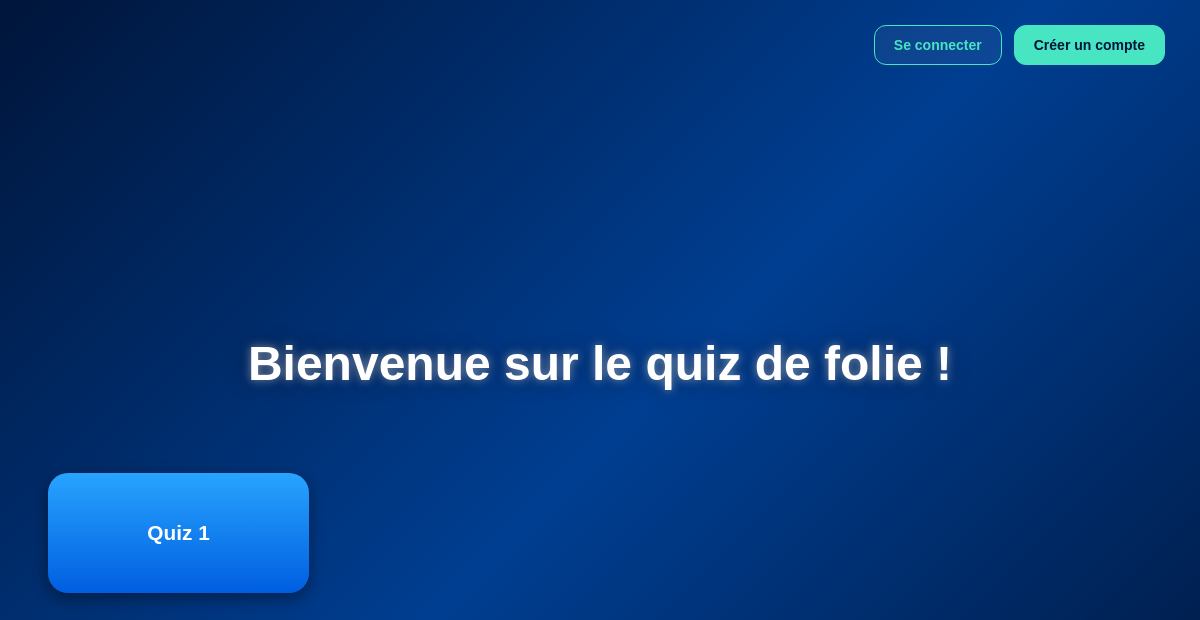
Before: / with the older database file.
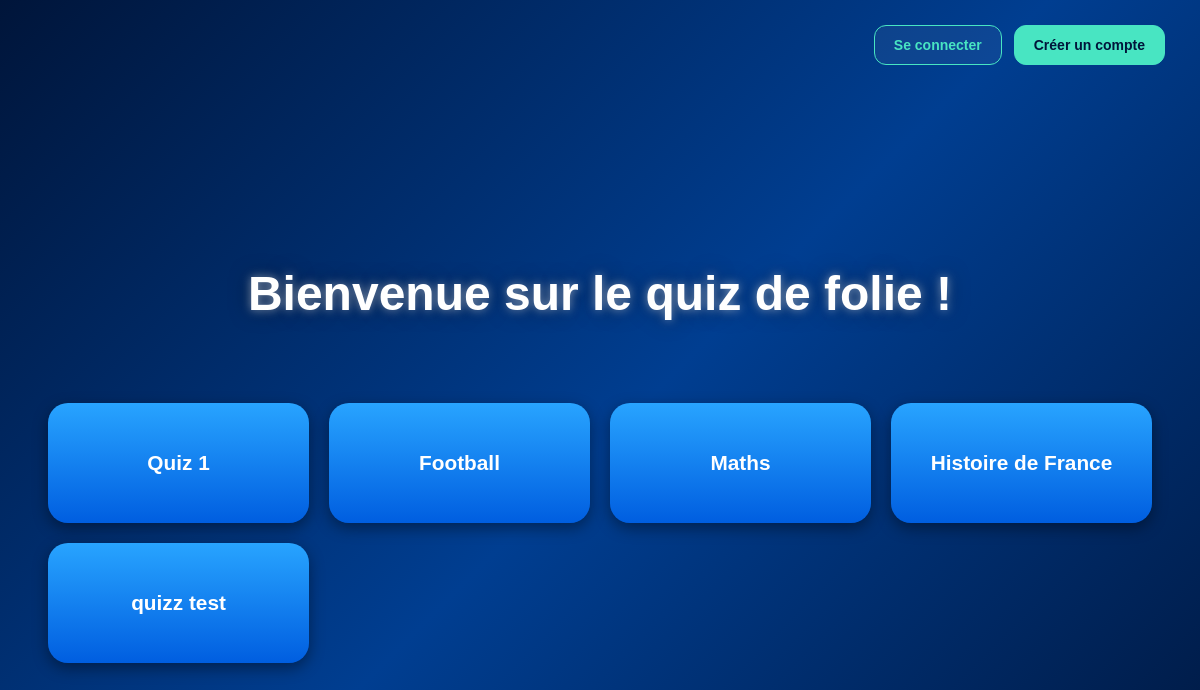
After: the same page with the newer database file.
### tables this page shows
CREATE TABLE Quiz
                           (
                               id
                               INTEGER
                               NOT
                               NULL
                               PRIMARY
                               KEY
                               AUTOINCREMENT,
                               titre
                               TEXT
                               NOT
                               NULL
                           );

### main.py (the view)
@app.route("/")
def index():
    quiz_liste = db.get_all_quiz()
    return render_template("index.html", quizzes=quiz_liste)

### basededonne.py (called while the page is built)
def get_sql_connection() -> sqlite3.Connection:
    conn = sqlite3.connect(BDD_CHEMIN)
    conn.execute("PRAGMA foreign_keys = ON;")
    return conn

def get_all_quiz() -> list[tuple[int, str]]:
    res = []
    try:
        with get_sql_connection() as connection_gaq:
            cursor_gaq = connection_gaq.cursor()
            cursor_gaq.execute("SELECT * FROM Quiz")
            quizzes = cursor_gaq.fetchall()
            for row in quizzes:
                res.append((row[0], row[1]))
    except sqlite3.Error as error:
        print(error)
    finally:
        connection_gaq.close()
    return res

### templates/index.html (shortened to what this page needs)
<!DOCTYPE html>
<html lang="fr">
<head>
    <link rel="stylesheet" href="../static/styles/index.css">
</head>
<body>
    <div class="quiz-home">
        <div class="top-nav">
            {% if session.get('username') %}
                <span class="user-welcome">
                    👤 {{ session['username'] }}
                    {% if session.get('isAdmin') %}
                        <span class="admin-badge">Admin</span>
                    {% endif %}
                </span>
                <a href="/historique/{{session['username']}}" class="history-link">
                📊 Mon historique
                </a>
                {% if session.get('isAdmin') %}
                    <a href="/creer_quiz" class="create-quiz-link">
                        Créer un quiz
                    </a>
                {% endif %}
                <a href="/logout" class="logout-link">
                    Déconnexion
                </a>
            {% else %}
                <a href="/login" class="login-link">
                    Se connecter
                </a>
                <a href="/cree" class="register-link">
                    Créer un compte
                </a>
            {% endif %}
        </div>
        <div class="Acceuil-zone">
            <h1 class="Acceuil">
                Bienvenue sur le quiz de folie !
            </h1>
        </div>
        <div class="start-zone">
            {% for quiz in quizzes %}
            <button class="start-quiz" id="{{ quiz[0] }}">{{ quiz[1] }}</button>
            {% endfor %}
        </div>
    </div>
</body>
</html>

### static/styles/index.css (style rules this page uses)
body { min-height: 100vh; font-family: Arial, Helvetica, sans-serif; background: linear-gradient( 135deg, #00153a, #003e91, #00153a ); color: white; }
.quiz-home { min-height: 100vh; display: flex; flex-direction: column; justify-content: center; align-items: center; padding: 40px; }
.top-nav { position: fixed; top: 25px; right: 35px; z-index: 1000; display: flex; align-items: center; gap: 12px; }
.top-nav a { text-decoration: none; font-weight: bold; font-size: 14px; padding: 11px 19px; border-radius: 12px; transition: all 0.25s ease; }
.login-link { color: #48e5c2; border: 1px solid #48e5c2; background: rgba(255,255,255,0.05); }
.register-link { color: #00153a; background: #48e5c2; border: 1px solid #48e5c2; }
.Acceuil-zone { text-align: center; margin-bottom: 50px; }
.Acceuil { font-size: 3rem; color: white; text-shadow: 0 0 10px rgba(255,255,255,0.5), 0 0 20px rgba(0,0,0,0.5); }
.start-zone { width: 100%; max-width: 1200px; display: grid; grid-template-columns: repeat(4, 1fr); gap: 20px; }
.start-quiz { height: 120px; border: none; border-radius: 20px; cursor: pointer; color: white; font-size: 1.3rem; font-weight: bold; background: linear-gradient( 180deg, #28a4ff, #005ee0 ); box-shadow: 0 5px 15px rgba(0,0,0,0.4); transition: all 0.25s ease; }

Changed rows visible on the page:
added Quiz: titre "Football"
added Quiz: titre "Maths"
added Quiz: titre "Histoire de France"
added Quiz: titre "quizz test"
